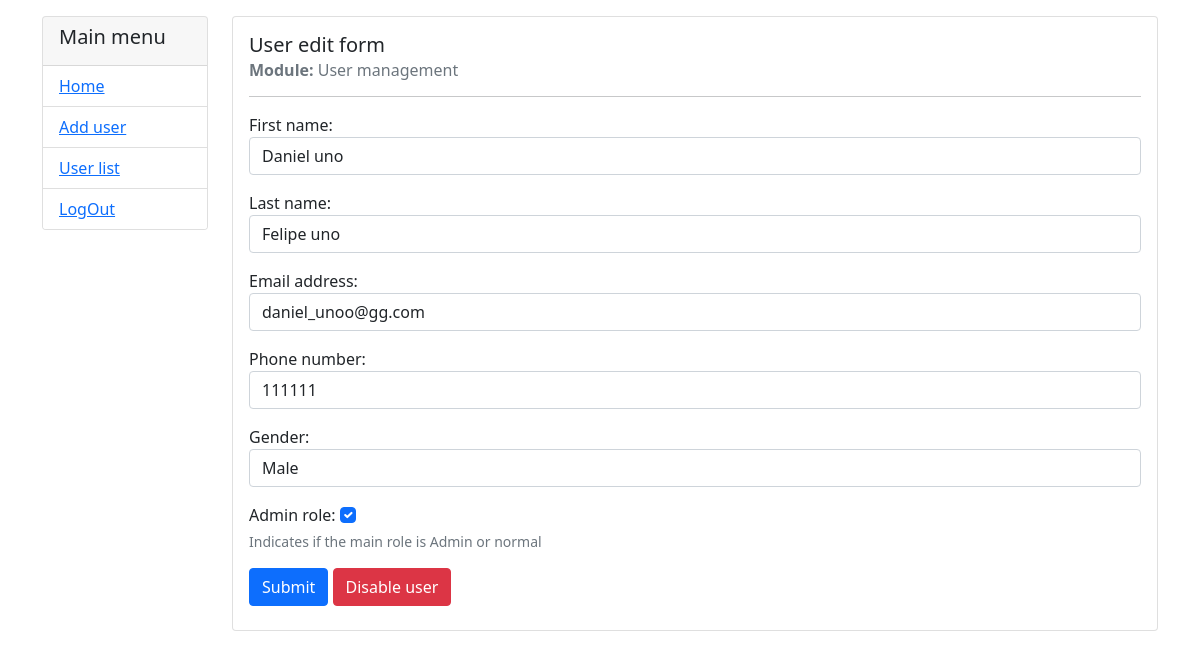
Page /user_management/user_update_view/6/ (signed in) on the committed database.
### user_management/models.py (models this page shows, shortened)
class CustomUser(AbstractUser):
    class CustomUserGender(models.IntegerChoices):
        male = (1,'Male')
        female = (2,'Female')
        other = (3,'Other')
        __empty__ = ('-- Gender --')
    phone_number = models.CharField(verbose_name='Phone number', max_length=50)
    gender = models.IntegerField(verbose_name='Gender',choices=CustomUserGender)

### user_management/views.py (the view)
@login_required
def user_update_view(request,user_id):
    user2update = get_object_or_404(CustomUser,id=user_id)
    if request.user != user2update:
        return render(
            request=request,
            template_name='user_management/user_update.html',
            context={
                'user2update':user2update,
                'CustomUserMainForm':CustomUserMainForm(instance=user2update)
            }
        )
    else:
        return redirect(reverse('user_management:home_view'))

### user_management/templates/user_management/user_update.html (shortened to what this page needs)
{% extends 'user_management/base.html' %}
{% block body %}
<div class="card">
    <div class="card-body">
        <h5 class="card-title">User edit form</h5>
        <h6 class="card-subtitle mb-2 text-muted"><strong>Module: </strong>User management</h6>
        <hr>
        <form action="">
            {% if CustomUserMainForm %}
                {% for field in CustomUserMainForm %}
                    {% if field.auto_id != 'id_password' and field.auto_id != 'id_username' %}
                        <div class='mb-3'>
                            <label for="{{field.auto_id}}">{{field.label}}:</label>
                            {{field}}
                            {% if field.help_text %}
                                <div id="{{field.auto_id}}_helptext" class="form-text">
                                    {{field.help_text}}
                                </div>
                            {% endif %}
                        </div>
                    {% endif %}
                {% endfor %}
            {% endif %}
            <div class='mb-2'>
                <button class='btn btn-primary' type='button' onclick='submitForm({{user2update.id}})'>Submit</button>
                <a href='{% url "user_management:user_disable_view" user2update.id %}' class='btn btn-danger'>Disable user</a>
            </div>
        </form>
    </div>
</div>
{% endblock body %}

### user_management/templates/user_management/base.html (shortened to what this page needs)
{% load static %}
<!DOCTYPE html>
<html lang="en">
<head>
    <link rel="stylesheet" href="https://cdn.jsdelivr.net/npm/bootstrap-icons@1.11.3/font/bootstrap-icons.min.css">
    <link href="https://cdn.jsdelivr.net/npm/bootstrap@5.0.2/dist/css/bootstrap.min.css" rel="stylesheet">
</head>
<body>
    <div class='container'>
        <div class='row'>
            <div class="col-2">
                <div class="card mt-3">
                    <div class="card-header">
                       <h5>Main menu</h5>
                    </div>
                    <ul class="list-group list-group-flush text-start">
                        <li class="list-group-item"><a href="{% url 'user_management:home_view' %}">Home</a></li>
                        <li class="list-group-item"><a href="{% url 'user_management:user_add_view' %}">Add user</a></li>
                        {% if user.is_authenticated %}
                            {% if user.is_staff %}
                                <li class="list-group-item"><a href="{% url 'user_management:user_list_view' %}">User list</a></li>
                            {% endif %}
                            <li class="list-group-item"><a href="{% url 'user_management:user_logout_view' %}">LogOut</a></li>
                            {% else %}
                                <li class="list-group-item"><a href="{% url 'user_management:user_login_view' %}">Login</a></li>
                        {% endif %}
                    </ul>
                </div>
            </div>
            <div class='col-10 mt-3'>
                {% block body %}
                {% endblock body %}
            </div>
        </div>
    </div>
</body>
</html>

### rows in the picture
CustomUser: CustomUserMainForm "Daniel uno" "Felipe uno" "daniel_unoo@gg.com" "111111" "Male" "☑"

### other values in the picture
{{ field.label }} "First name" "Last name" "Email address" "Phone number" "Gender" "Admin role"
{{ field.help_text }} "Indicates if the main role is Admin or normal"
